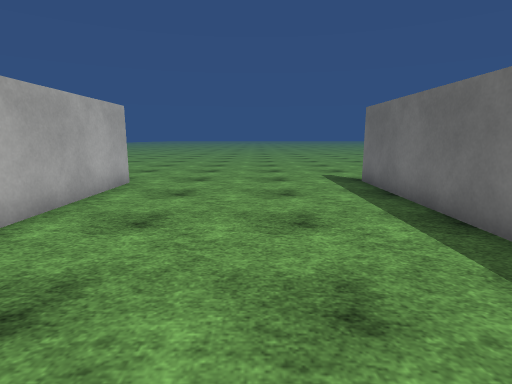
[1] (above)

17 first-person views from a walk through a 3-D level made in the Unity game engine. The camera is 1.3 m above the floor, tilts 10° down and sees 80° across. The floor is counted in squares, 1 m on a side. Each view is taken from the middle of a square. On the plan, view 1 faces up. The plan holds only what a view shows up to about 14 squares ahead; the rest is blank. The place goes on beyond the plan. Surface patterns are stand-ins for the level's own textures.

[2]
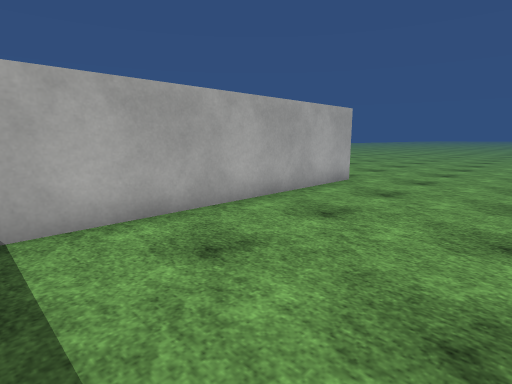

[3]
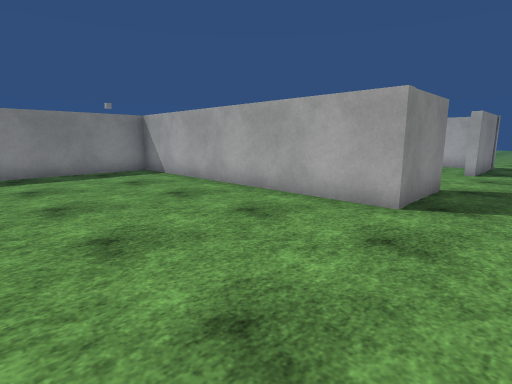

[4]
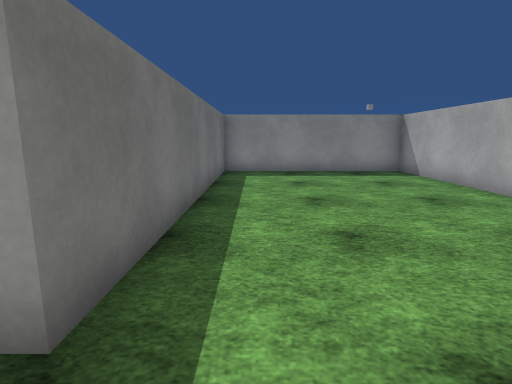

[5]
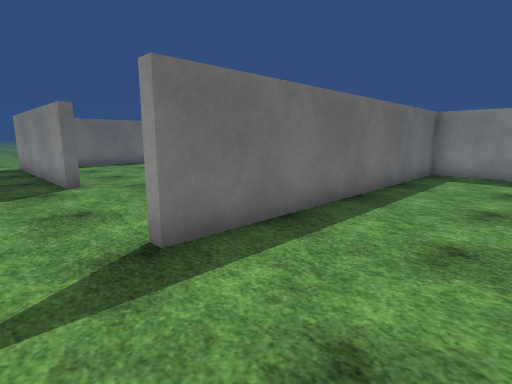

[6]
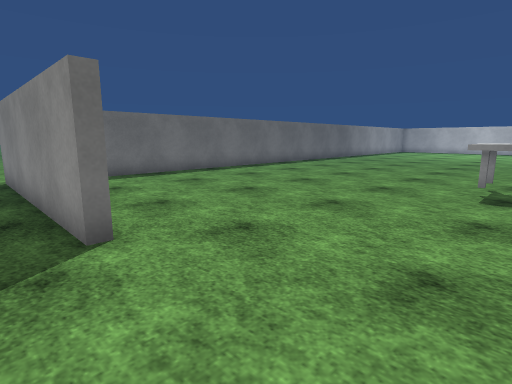

[7]
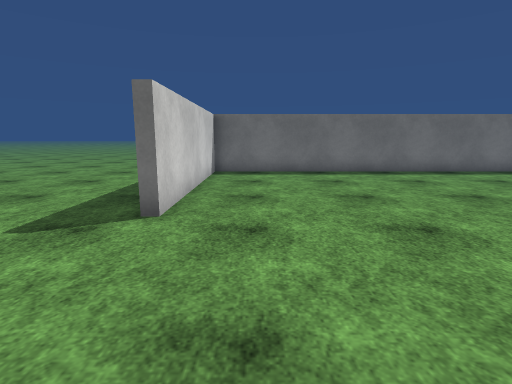

[8]
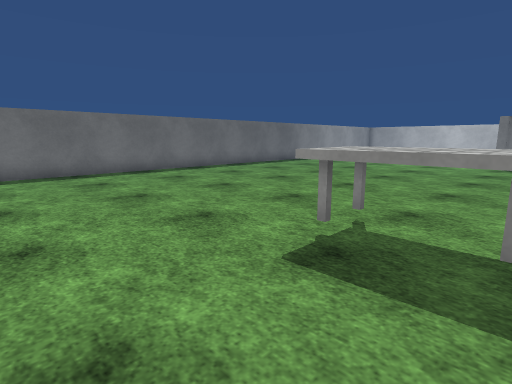

[9]
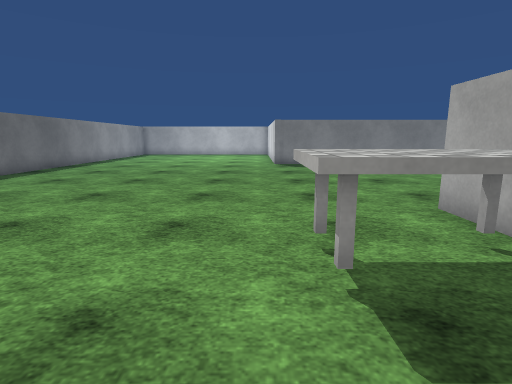

[10]
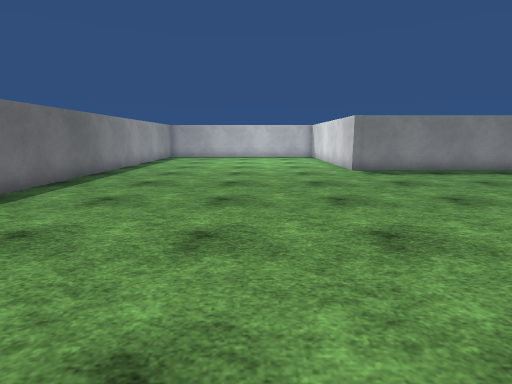

[11]
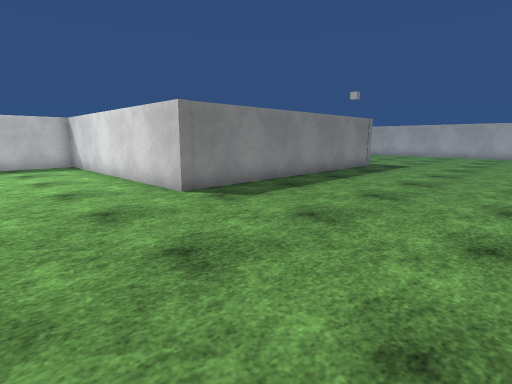

[12]
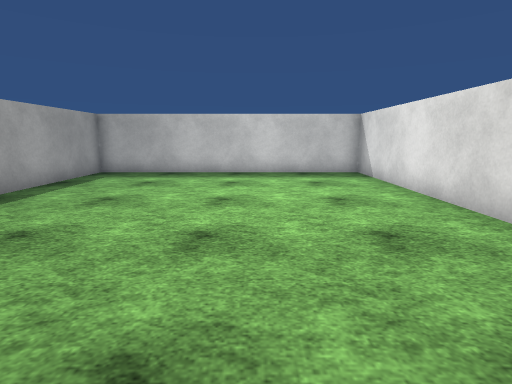

[13]
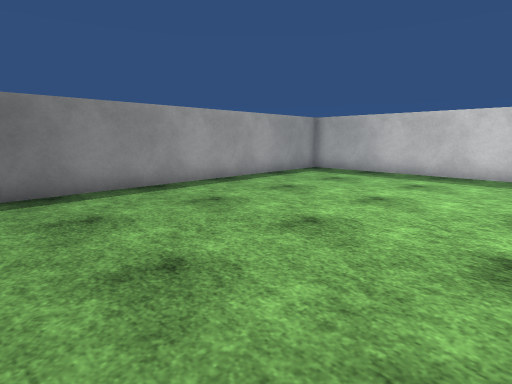

[14]
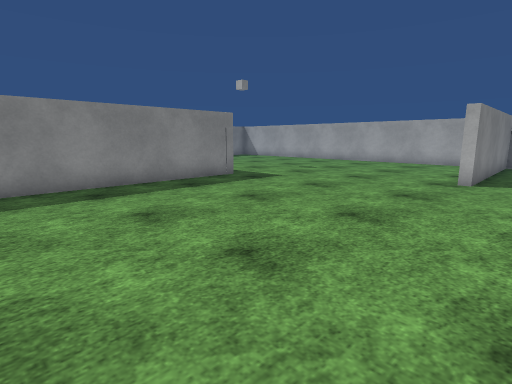

[15]
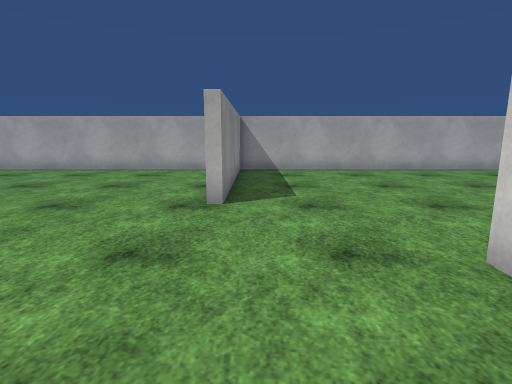

[16]
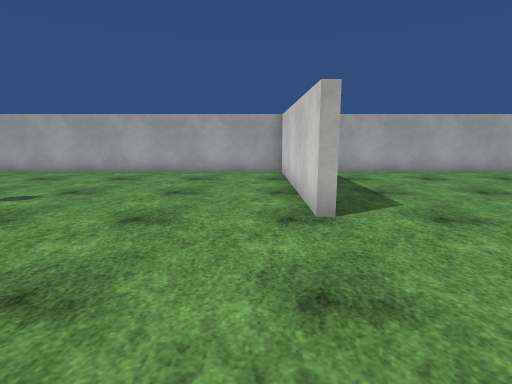

[17]
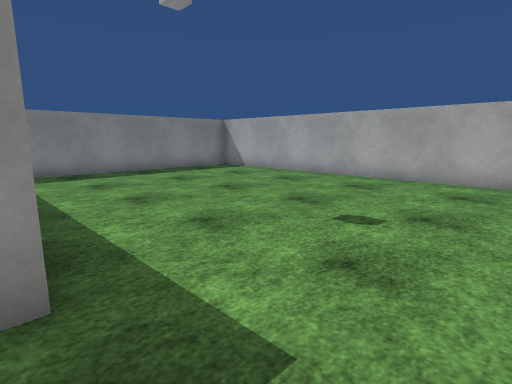

### Floor plan
Points are (right, up) in squares from view 1. A wall is a line through its corners. A room is listed if a view was taken in it or the views show most of it. See-through windows are left out.
Room 1 (views 1, 2, 3, 4, 5)
walls: (-3.8, 8.9) (-3.8, -1.2) (3.3, -1.2) (3.3, 9.4)
ways out: opening at (-2.5, 10.5) to room 2; opening at (3, 10.5) to room 2
Room 2 (views 6, 7, 8, 9, 10, 11, 12, 13, 14, 15, 16, 17)
walls: (3.6, -0.4) (3.6, -1.6); (-6.9, -5) (-14, -5) (-14, -19.2); (-4.5, -11.6) (6, -11.6) (6, -20.8) (16, -20.8) (16, -6); (16, -3.2) (16, 8.6) (9, 8.6) (9, 8.9) (16.4, 8.9); (-6.6, 8.9) (-3.8, 8.9); (-14, 8.1) (-14, -4.7) (-6.9, -4.7); (-12, -21.3) (-5.9, -21.3)
ways out: opening at (-2.5, 10.5) to room 1; opening at (3, 10.5) to room 1; opening at (-9.5, 10.5)
objects: other object (4, 0) to (6, 2)

Positions as (right, up) in squares from view 1, and headings:
1: (0, 0), facing up
2: (1, 0), facing up-left
3: (2, 11), facing down-left
4: (2, 11), facing down
5: (0, 11), facing down-right
6: (5, 10), facing down-right
7: (4, 7), facing right
8: (4, 5), facing down-right
9: (7, 4), facing down
10: (10, 1), facing down
11: (10, -5), facing down-left
12: (10, -9), facing down
13: (8, -9), facing down-right
14: (3, -3), facing down-left
15: (-1, -4), facing left
16: (-2, -6), facing left
17: (-4, -9), facing down-left
